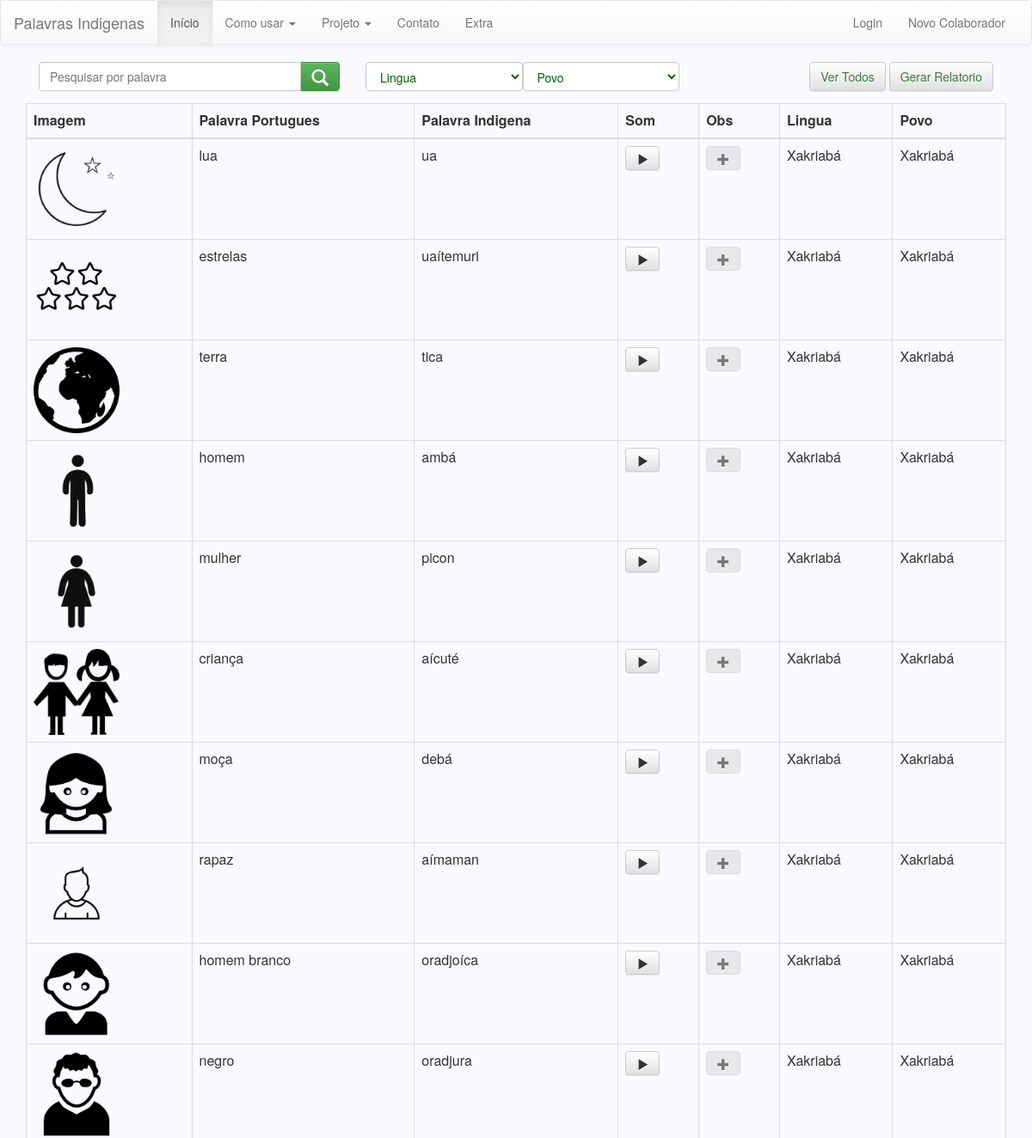
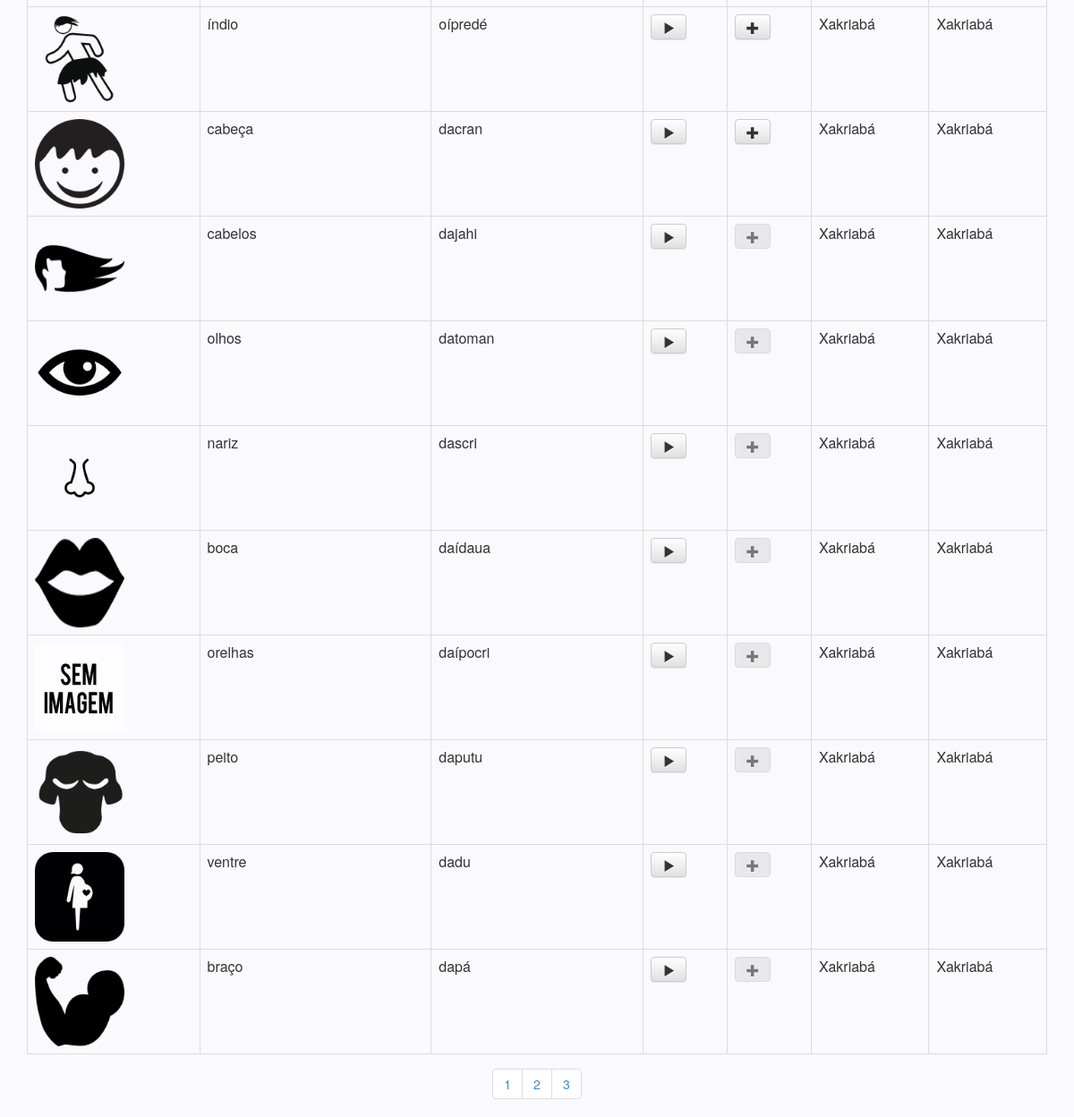
The page / on the database its author committed (2 pictures, top to bottom).
### tables this page shows
CREATE TABLE IF NOT EXISTS `palavra` (
  `idPalavra` int(11) NOT NULL AUTO_INCREMENT,
  `palavraPortugues` varchar(50) NOT NULL,
  `palavraIndigina` varchar(50) NOT NULL,
  `obsPalavra` text,
  `imagemPalavra` varchar(50) NOT NULL,
  `somPalavra` varchar(50) NOT NULL,
  `idLingua` int(11) NOT NULL,
  `idPovo` int(11) NOT NULL,
  `idUsuario` int(11) NOT NULL,
  PRIMARY KEY (`idPalavra`)
);

CREATE TABLE IF NOT EXISTS `lingua` (
  `idLingua` int(11) NOT NULL AUTO_INCREMENT,
  `nomeLingua` varchar(50) NOT NULL,
  `obsLingua` text NOT NULL,
  `statusLingua` int(1) NOT NULL,
  PRIMARY KEY (`idLingua`)
);

CREATE TABLE IF NOT EXISTS `povo` (
  `idPovo` int(11) NOT NULL AUTO_INCREMENT,
  `nomePovo` varchar(50) NOT NULL,
  `obsPovo` text NOT NULL,
  `statusPovo` int(1) NOT NULL,
  PRIMARY KEY (`idPovo`)
);

### application/controllers/Palavras.php (called while the page is built, shortened)
<?php
class Palavras extends CI_Controller {
    public function __construct() {
        $this->load->database();
        $this->load->library('session');
        $this->load->helper('url');
        $this->load->library('form_validation');
        $this->load->library('upload');
        $this->load->model('Palavras_model');
        $this->load->model('Povo_model');
        $this->load->model('Lingua_model');
        $this->load->model('Categoria_model');
    }
    private $menu_sistema = 'visitante/menuTop';
    private $conteudo_sistema = 'visitante/homeVisitante';
    private $dados = NULL;
    private $numeroPagina = 0;
    protected $numeroRegistroPorPagina = 20;
    protected function saida_tela() {
        $this->load->view('tela/titulo');
        $this->load->view($this->menu_sistema);
        $this->load->view($this->conteudo_sistema, $this->dados);
        $this->load->view('tela/rodape');
    }
    public function index() {
        $opcaoLingua = 0;
        $opcaoPovo = 0;
        $registro_palavras = "";
        $qtde_paginas = 0;
        if ((isset($_GET['p']))) {
            $pesquisa = trim(strip_tags($_GET['p']));
            $registro_palavras = $this->Palavras_model->buscaPesquisa($pesquisa)->result();
            $quantidadeRegistroPalavras = 0;
        } else {
            $limit = array(
                'inicio' => $this->numeroRegistroPorPagina,
                'totalpagina' => $this->numeroPagina * $this->numeroRegistroPorPagina,
            );
            $registro_palavras = $this->Palavras_model->consultarPalavras($limit)->result();
            $quantidadeRegistroPalavras = $this->Palavras_model->consultarNumeroRegistro();
            $qtde_paginas = ceil($quantidadeRegistroPalavras / $this->numeroRegistroPorPagina);
        }
        $this->todas_palavras = NULL;
        foreach ($registro_palavras as $reg_pal) {
            if ((!strlen($reg_pal->imagemPalavra) > 2) || (!file_exists("./imagem/" . $reg_pal->imagemPalavra)) || $reg_pal->imagemPalavra == NULL) {
                $reg_pal->imagemPalavra = 'sem_imagem.jpg';
            }
            if ($reg_pal->obsPalavra == "" || $reg_pal->obsPalavra == NULL) {
                $reg_pal->obsPalavra = 1;
            }
            $this->todas_palavras[] = $reg_pal;
        }
        $linguas = $this->Lingua_model->obter_todas_lingua_ativas()->result();
        $povos = $this->Povo_model->obter_todos_povo_ativo()->result();
        $this->dados = array(
            'registro_pralavras' => $this->todas_palavras,
            'linguas' => $linguas,
            'povos' => $povos,
            'opcaoLingua' => $opcaoLingua,
            'opcaoPovo' => $opcaoPovo,
            'qtde_paginas' => $qtde_paginas,
            'tipoUsuarioSistema' => $this->session->userdata('tipo_usuario'),
        );
        $this->saida_tela();
    }
}

### index.php (called while the page is built, shortened)
<?php
require_once BASEPATH.'core/CodeIgniter.php';

### application/models/Palavras_model.php (called while the page is built, shortened)
<?php
class Palavras_model extends CI_Model {
    public function consultarNumeroRegistro() {
        $this->db->select('*');
        $this->db->from('palavra');
        $this->db->join('lingua', 'lingua.idLingua = palavra.idLingua');
        $this->db->join('povo', 'povo.idPovo = palavra.idPovo');
        return $this->db->count_all_results();
    }
    public function consultarPalavras($limit) {
        $this->db->select('*');
        $this->db->from('palavra');
        $this->db->join('lingua', 'lingua.idLingua = palavra.idLingua');
        $this->db->join('povo', 'povo.idPovo = palavra.idPovo');
        $this->db->limit($limit['inicio'], $limit['totalpagina']);
        return $query = $this->db->get();
    }
}

### application/views/visitante/homeVisitante.php (the view, shortened to what this page needs)
<div class="container">
    <div class="col-lg-12" style="margin: 0px; padding: 0px;">
        <div class="col-lg-4">
            <form action="./" method="GET" >
                <div class="input-group">
                    <input type="text" name="p" required="true" class="form-control" placeholder="Pesquisar por palavra" value="" />
                    <span class="input-group-btn">
                        <button class="btn btn-success" type="submit" ><i style="font-size: 20px" class="glyphicon glyphicon-search" ></i></button>
                    </span>
                </div>
            </form>
        </div>
        <div class="col-lg-8 text-right">
            <a class="btn btn-default" href="./" ><span class="text-success"> Ver Todos </span></a>
            <?php
            $linkRelatorio = '';
            if ((empty($opcaoLingua)) && (empty($opcaoPovo))) {
                $linkRelatorio = base_url('palavras/gerar_relatorio');
            } else {
                $linkRelatorio = base_url('palavras/gerar_relatorio?lingua=' . $opcaoLingua . '&povo=' . $opcaoPovo);
            }
            ?>
            <a class="btn btn-default" target="_blank" href="<?php echo $linkRelatorio ?>" ><span class="text-success"> Gerar Relatorio </span></a>
            <div class="col-lg-3" style="padding: 0px; margin: 0px">
                <select name="" class="form-control" id="lingua" onchange="fuc_filtros()" style="color: #006400" >
                    <option value="0">Lingua</option>
                </select>
            </div>
            <div class="col-lg-3 " style="padding: 0px; margin: 0px">
                <select name="" id="povo" onchange="fuc_filtros()" class="form-control" style="color: #006400" >
                    <option value="0">Povo</option>
                </select>
            </div>
        </div>
        <?php
        if (count($registro_pralavras) === 0) {
            ?>
            <div style="clear: both; text-align: center"> Registro não encontrado!</div>
        <?php } else {
            ?>
            <table class="table table-bordered">
                <thead>
                    <tr>
                        <th>Imagem</th>
                        <th>Palavra Portugues</th>
                        <th>Palavra Indigena</th>
                        <th>Som</th>
                        <th>Obs</th>
                        <th>Lingua</th>
                        <th>Povo</th>
                    </tr>
                </thead>
                <tbody>
                    <?php
                    foreach ($registro_pralavras as $res_pal) {
                        ?>
                        <tr>
                            <td>
                                <img src="<?php echo "./imagem/" . $res_pal->imagemPalavra ?>" width="100" height="100" />
                            </td>
                            <td><?php echo $res_pal->palavraPortugues ?></td>
                            <td><?php echo $res_pal->palavraIndigina ?></td>
                            <td>
                                <div class="btn-group">
                                    <button class="btn btn-default" onclick="document.getElementById('audio_<?php echo $res_pal->idPalavra ?>').play()"><i class="glyphicon glyphicon-play"></i></button>
                                </div>
                            </td>
                            <td><?php if ($res_pal->obsPalavra != 1) { ?>
                                    <button type="button" class="btn btn-default"   onclick="exibirObservacao('<?php echo $res_pal->obsPalavra ?>')" ><i class="glyphicon glyphicon-plus" ></i></button>
                                <?php } else { ?>
                                    <button type="button" class="btn btn-default" disabled="true"  ><i class="glyphicon glyphicon-plus" ></i></button>
                                <?php } ?>
                            </td>
                            <td><?php echo $res_pal->nomeLingua ?></td>
                            <td><?php echo $res_pal->nomePovo ?></td>
                        </tr>
                        <?php
                    }
                    ?>
                </tbody>
            </table>
            <div class="col-lg-12 text-center paginacao">
                <ul class="pagination">
                    <?php
                    $linkPaginacao = '';
                    if ((empty($opcaoLingua)) && (empty($opcaoPovo))) {
                        $linkPaginacao = base_url('?pg=');
                    } else {
                        $linkPaginacao = base_url('?lingua=' . $opcaoLingua . '&povo=' . $opcaoPovo.'&pg=');
                    }
                    for ($i = 1; $i <= $qtde_paginas; $i++) {
                        ?>
                        <li><a href="<?php echo $linkPaginacao.$i ?>"><?php echo $i ?></a></li>
                    <?php } ?>
                </ul>
            </div>
            <?php
        }
        ?>
    </div>
</div>

### application/views/tela/titulo.php (shortened to what this page needs)
<html>
    <head>
        <link rel="stylesheet" href="<?php echo base_url('lib/bootstrap/css/bootstrap.min.css') ?>" />
        <link rel="stylesheet" href="<?php echo base_url('lib/bootstrap/css/bootstrap-theme.min.css') ?>">
        <link rel="stylesheet" href="<?php echo base_url('css/estilo_geral.css') ?>">
    </head>
    <body>

### application/views/visitante/menuTop.php (shortened to what this page needs)
<nav class="navbar navbar-default" role="navigation">
    <div class="container-fluid">
        <div class="navbar-header">
            <a class="navbar-brand" href="<?php echo base_url() ?>">Palavras Indigenas</a>
        </div>
        <div class="collapse navbar-collapse" id="bs-example-navbar-collapse-1">
            <ul class="nav navbar-nav">
                <li class="active"><a href="<?php echo base_url() ?>"> Início </a></li>
                <li class="dropdown">
                    <a href="#" class="dropdown-toggle" data-toggle="dropdown">Como usar <span class="caret"></span> </a>
                </li>
                <li class="dropdown">
                    <a href="#" class="dropdown-toggle" data-toggle="dropdown">Projeto <span class="caret"></span> </a>
                </li>
                <li><a href="<?php echo base_url('sobre/fale_conosco') ?>">Contato</a></li>
                <li><a href="<?php echo base_url('sobre/extra') ?>">Extra</a></li>
            </ul>
            <ul class="nav navbar-nav navbar-right">
                <li><a href = "<?php echo base_url("passe") ?>" > Login </a></li>
                <li><a href = "<?php echo base_url("passe/novo_colaborador") ?>" > Novo Colaborador </a></li>
            </ul>
        </div>
    </div>
</nav>

### application/views/tela/rodape.php (shortened to what this page needs)
</body>
</html>

### css/estilo_geral.css (style rules this page uses)
html body { margin: 0px; padding: 0px; }
body { background-color: #f9f9fe; }
.container { margin-bottom: 50px; }
.paginacao { position: fixed; width: 100%; bottom: 0; left: 0; }

### rows shown on the page
palavra: imagemPalavra (picture), palavraPortugues "lua", palavraIndigina "ua", idLingua.nomeLingua "Xakriabá", idPovo.nomePovo "Xakriabá"
palavra: imagemPalavra (picture), palavraPortugues "estrelas", palavraIndigina "uaítemuri", idLingua.nomeLingua "Xakriabá", idPovo.nomePovo "Xakriabá"
palavra: imagemPalavra (picture), palavraPortugues "terra", palavraIndigina "tica", idLingua.nomeLingua "Xakriabá", idPovo.nomePovo "Xakriabá"
palavra: imagemPalavra (picture), palavraPortugues "homem", palavraIndigina "ambá", idLingua.nomeLingua "Xakriabá", idPovo.nomePovo "Xakriabá"
palavra: imagemPalavra (picture), palavraPortugues "mulher", palavraIndigina "picon", idLingua.nomeLingua "Xakriabá", idPovo.nomePovo "Xakriabá"
palavra: imagemPalavra (picture), palavraPortugues "criança", palavraIndigina "aícuté", idLingua.nomeLingua "Xakriabá", idPovo.nomePovo "Xakriabá"
palavra: imagemPalavra (picture), palavraPortugues "moça", palavraIndigina "debá", idLingua.nomeLingua "Xakriabá", idPovo.nomePovo "Xakriabá"
palavra: imagemPalavra (picture), palavraPortugues "rapaz", palavraIndigina "aímaman", idLingua.nomeLingua "Xakriabá", idPovo.nomePovo "Xakriabá"
palavra: imagemPalavra (picture), palavraPortugues "homem branco", palavraIndigina "oradjoíca", idLingua.nomeLingua "Xakriabá", idPovo.nomePovo "Xakriabá"
palavra: imagemPalavra (picture), palavraPortugues "negro", palavraIndigina "oradjura", idLingua.nomeLingua "Xakriabá", idPovo.nomePovo "Xakriabá"
palavra: imagemPalavra (picture), palavraPortugues "índio", palavraIndigina "oípredé", idLingua.nomeLingua "Xakriabá", idPovo.nomePovo "Xakriabá"
palavra: imagemPalavra (picture), palavraPortugues "cabeça", palavraIndigina "dacran", idLingua.nomeLingua "Xakriabá", idPovo.nomePovo "Xakriabá"
palavra: imagemPalavra (picture), palavraPortugues "cabelos", palavraIndigina "dajahi", idLingua.nomeLingua "Xakriabá", idPovo.nomePovo "Xakriabá"
palavra: imagemPalavra (picture), palavraPortugues "olhos", palavraIndigina "datoman", idLingua.nomeLingua "Xakriabá", idPovo.nomePovo "Xakriabá"
palavra: imagemPalavra (picture), palavraPortugues "nariz", palavraIndigina "dascri", idLingua.nomeLingua "Xakriabá", idPovo.nomePovo "Xakriabá"
palavra: imagemPalavra (picture), palavraPortugues "boca", palavraIndigina "daídaua", idLingua.nomeLingua "Xakriabá", idPovo.nomePovo "Xakriabá"
palavra: shows a picture, palavraPortugues "orelhas", palavraIndigina "daípocri", idLingua.nomeLingua "Xakriabá", idPovo.nomePovo "Xakriabá"
palavra: imagemPalavra (picture), palavraPortugues "peito", palavraIndigina "daputu", idLingua.nomeLingua "Xakriabá", idPovo.nomePovo "Xakriabá"
palavra: imagemPalavra (picture), palavraPortugues "ventre", palavraIndigina "dadu", idLingua.nomeLingua "Xakriabá", idPovo.nomePovo "Xakriabá"
palavra: imagemPalavra (picture), palavraPortugues "braço", palavraIndigina "dapá", idLingua.nomeLingua "Xakriabá", idPovo.nomePovo "Xakriabá"
